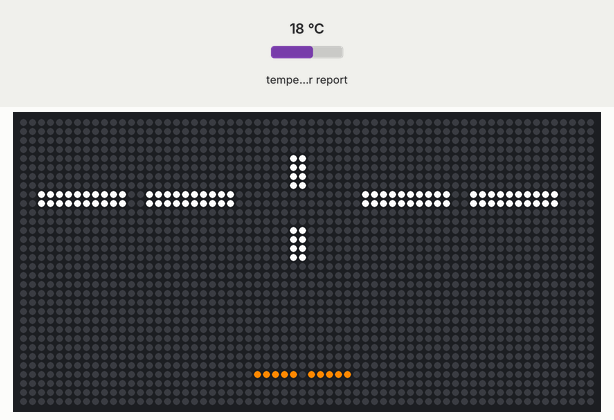
This program was run on a simulated Adafruit Matrix Portal running CircuitPython. Shown: 64×32 RGB LED matrix. The test bench sets the inputs (shaded band); at power-on: temperature in the web weather report 18 °C. The clock reads 2024-03-15 10:24:30 at power-on unless the program sets it; requests to the public web service named in the program get a made-up reply in its usual format after 0.4 s (London, UTC, broken clouds, 64 % humidity, 1013 hPa unless stated).

Above: at 1.2 s.
1.3 s: temperature in the web weather report set to -14 °C
At 2.3 s:
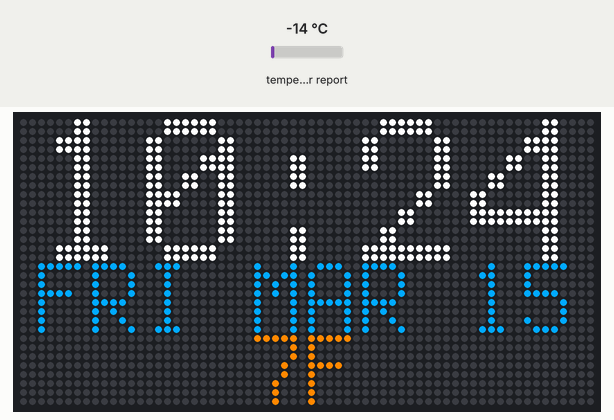
Timing chart, 0 to 4.3 s (numbered marks = the images above; inputs shaded):
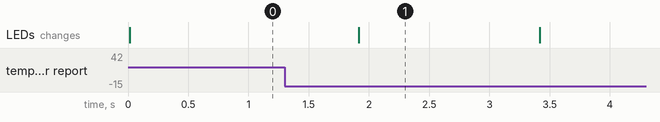

The program:

clock_code_upgraded.py
```python
# MatrixPortal M4: time + date + temperature display (64x32 RGB matrix)
# CircuitPython 9.x / 10.x

import time
import board
import terminalio
import supervisor
from adafruit_matrixportal.matrixportal import MatrixPortal

# ---------- Configuration ----------
TIMEZONE = "America/Los_Angeles"   # tz database name
LATITUDE = 45.56                   # Portland, OR -- change to your location
LONGITUDE = -122.64
USE_FAHRENHEIT = True
TWELVE_HOUR = True

TIME_SYNC_INTERVAL = 60 * 60       # resync clock hourly
WEATHER_INTERVAL = 10 * 60         # refresh temperature every 10 min
RETRY_DELAY = 60                   # wait this long after a failed refresh
MAX_FAILURES = 5                   # reload after this many consecutive failures

# Night dimming: between DIM_START and DIM_END (24h clock) colors are scaled
# down to DIM_LEVEL (0.0 = off, 1.0 = full brightness)
DIM_START = 22
DIM_END = 7
DIM_LEVEL = 0.15

TIME_COLOR = 0xFFFFFF
DATE_COLOR = 0x00AAFF
TEMP_COLOR = 0xFF8800
# -----------------------------------

DAYS = ("MON", "TUE", "WED", "THU", "FRI", "SAT", "SUN")
MONTHS = ("JAN", "FEB", "MAR", "APR", "MAY", "JUN",
          "JUL", "AUG", "SEP", "OCT", "NOV", "DEC")

unit = "fahrenheit" if USE_FAHRENHEIT else "celsius"
WEATHER_URL = (
    "https://api.open-meteo.com/v1/forecast"
    f"?latitude={LATITUDE}&longitude={LONGITUDE}"
    f"&current=temperature_2m&temperature_unit={unit}"
)
TEMP_PATH = (("current", "temperature_2m"),)

matrixportal = MatrixPortal(status_neopixel=board.NEOPIXEL, debug=False)

# Layout (64x32): time on top (scale 2), date in the middle, temperature below
TIME_FIELD = matrixportal.add_text(
    text_font=terminalio.FONT,
    text_position=(32, 8),
    text_anchor_point=(0.5, 0.5),
    text_color=TIME_COLOR,
    text_scale=2,
    text="--:--",
)
DATE_FIELD = matrixportal.add_text(
    text_font=terminalio.FONT,
    text_position=(32, 20),
    text_anchor_point=(0.5, 0.5),
    text_color=DATE_COLOR,
    text="",
)
TEMP_FIELD = matrixportal.add_text(
    text_font=terminalio.FONT,
    text_position=(32, 28),
    text_anchor_point=(0.5, 0.5),
    text_color=TEMP_COLOR,
    text="--",
)


def scale_color(color, factor):
    r = int(((color >> 16) & 0xFF) * factor)
    g = int(((color >> 8) & 0xFF) * factor)
    b = int((color & 0xFF) * factor)
    return (r << 16) | (g << 8) | b


def is_night(hour):
    if DIM_START > DIM_END:                # window crosses midnight
        return hour >= DIM_START or hour < DIM_END
    return DIM_START <= hour < DIM_END


def apply_brightness(night):
    factor = DIM_LEVEL if night else 1.0
    matrixportal.set_text_color(scale_color(TIME_COLOR, factor), TIME_FIELD)
    matrixportal.set_text_color(scale_color(DATE_COLOR, factor), DATE_FIELD)
    matrixportal.set_text_color(scale_color(TEMP_COLOR, factor), TEMP_FIELD)


def sync_time():
    matrixportal.network.get_local_time(location=TIMEZONE)


def fetch_temperature():
    result = matrixportal.network.fetch_data(WEATHER_URL, json_path=TEMP_PATH)
    if isinstance(result, (list, tuple)):
        result = result[0]
    suffix = "F" if USE_FAHRENHEIT else "C"
    return f"{round(float(result))}{suffix}"


def format_time(now, colon_on):
    hour, minute = now.tm_hour, now.tm_min
    if TWELVE_HOUR:
        hour = hour % 12 or 12
        return f"{hour}:{minute:02d}" if colon_on else f"{hour} {minute:02d}"
    return f"{hour:02d}:{minute:02d}" if colon_on else f"{hour:02d} {minute:02d}"


def format_date(now):
    return f"{DAYS[now.tm_wday]} {MONTHS[now.tm_mon - 1]} {now.tm_mday}"


failures = 0
next_time_sync = 0        # monotonic timestamps of the next attempt
next_weather = 0
night_state = None
last_date_text = None

while True:
    now_mono = time.monotonic()

    # --- Refresh network data (each task fails independently) ---
    if now_mono >= next_time_sync:
        try:
            sync_time()
            next_time_sync = now_mono + TIME_SYNC_INTERVAL
            failures = 0
        except (RuntimeError, ValueError, OSError) as err:
            print("Time sync failed:", err)
            failures += 1
            next_time_sync = now_mono + RETRY_DELAY

    if now_mono >= next_weather:
        try:
            matrixportal.set_text(fetch_temperature(), TEMP_FIELD)
            next_weather = now_mono + WEATHER_INTERVAL
            failures = 0
        except (RuntimeError, ValueError, OSError) as err:
            print("Weather fetch failed:", err)
            failures += 1
            next_weather = now_mono + RETRY_DELAY

    if failures >= MAX_FAILURES:
        supervisor.reload()

    # --- Update display ---
    local = time.localtime()

    night = is_night(local.tm_hour)
    if night != night_state:
        apply_brightness(night)
        night_state = night

    date_text = format_date(local)
    if date_text != last_date_text:
        matrixportal.set_text(date_text, DATE_FIELD)
        last_date_text = date_text

    # Blink the colon each second
    matrixportal.set_text(format_time(local, int(now_mono) % 2 == 0), TIME_FIELD)
    time.sleep(0.5)
```
